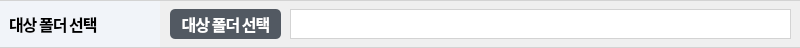
     <widget class="QFrame" name="top_fram">
      <property name="geometry">
       <rect>
        <x>0</x>
        <y>0</y>
        <width>800</width>
        <height>48</height>
       </rect>
      </property>
      <property name="styleSheet">
       <string notr="true">QFrame {
    border-top: 1px solid #d3d3d3; /* 연한 회색 위쪽 선 */
    border-bottom: 1px solid #d3d3d3; /* 연한 회색 아래쪽 선 */
    border-left: 0px; /* 왼쪽 선 없음 */
    border-right: 0px; /* 오른쪽 선 없음 */
}
</string>
      </property>
      <property name="frameShape">
       <enum>QFrame::Box</enum>
      </property>
      <property name="frameShadow">
       <enum>QFrame::Plain</enum>
      </property>
      <property name="lineWidth">
       <number>1</number>
      </property>
      <widget class="QLabel" name="dtn_fd_lbl">
       <property name="geometry">
        <rect>
         <x>0</x>
         <y>1</y>
         <width>160</width>
         <height>46</height>
        </rect>
       </property>
       <property name="font">
        <font>
         <family>Pretendard</family>
         <pointsize>12</pointsize>
         <weight>75</weight>
         <bold>true</bold>
        </font>
       </property>
       <property name="styleSheet">
        <string notr="true">QLabel {
    background-color: rgb(241, 244, 249); /* 배경 색상 */
	padding:5px;
    color: black; /* 텍스트 색상 */
	border-top: 0px; /* 상측 선 없음 */
    border-bottom: 0px; /* 하측 선 없음 */		
	letter-spacing: -1px;	

			}
</string>
       </property>
       <property name="text">
        <string>대상 폴더 선택</string>
       </property>
       <property name="textFormat">
        <enum>Qt::AutoText</enum>
       </property>
      </widget>
      <widget class="QPushButton" name="dtn_fd_btn">
       <property name="geometry">
        <rect>
         <x>170</x>
         <y>9</y>
         <width>111</width>
         <height>30</height>
        </rect>
       </property>
       <property name="font">
        <font>
         <family>Pretendard</family>
         <pointsize>12</pointsize>
         <weight>75</weight>
         <bold>true</bold>
        </font>
       </property>
       <property name="styleSheet">
        <string notr="true">QPushButton {
    background-color: #525962; /* 배경 색상 */
    color: white; /* 텍스트 색상 */
    border: none; /* 테두리 없음 */
    padding: 5px 10px; /* 패딩 설정 */
    border-radius: 5px; /* 둥근 테두리 */
	letter-spacing: -1px;	
}
QPushButton:hover {
    background-color: #6a6a6a; /* 마우스를 올렸을 때 배경 색상 */
}
QPushButton:pressed {
    background-color: #2a2a2a; /* 버튼을 눌렀을 때 배경 색상 */
}</string>
       </property>
       <property name="text">
        <string>대상 폴더 선택</string>
       </property>
      </widget>
      <widget class="QLineEdit" name="dtn_fd_le">
       <property name="geometry">
        <rect>
         <x>290</x>
         <y>9</y>
         <width>501</width>
         <height>30</height>
        </rect>
       </property>
       <property name="font">
        <font>
         <family>Pretendard SemiBold</family>
         <pointsize>12</pointsize>
         <weight>75</weight>
         <bold>true</bold>
        </font>
       </property>
       <property name="styleSheet">
        <string notr="true">QLineEdit {
    border: 1px solid #d3d3d3; /* 테두리 색상 */
    padding: 5px;
    color: black; /* 텍스트 색상 */
}</string>
       </property>
      </widget>
     </widget>
